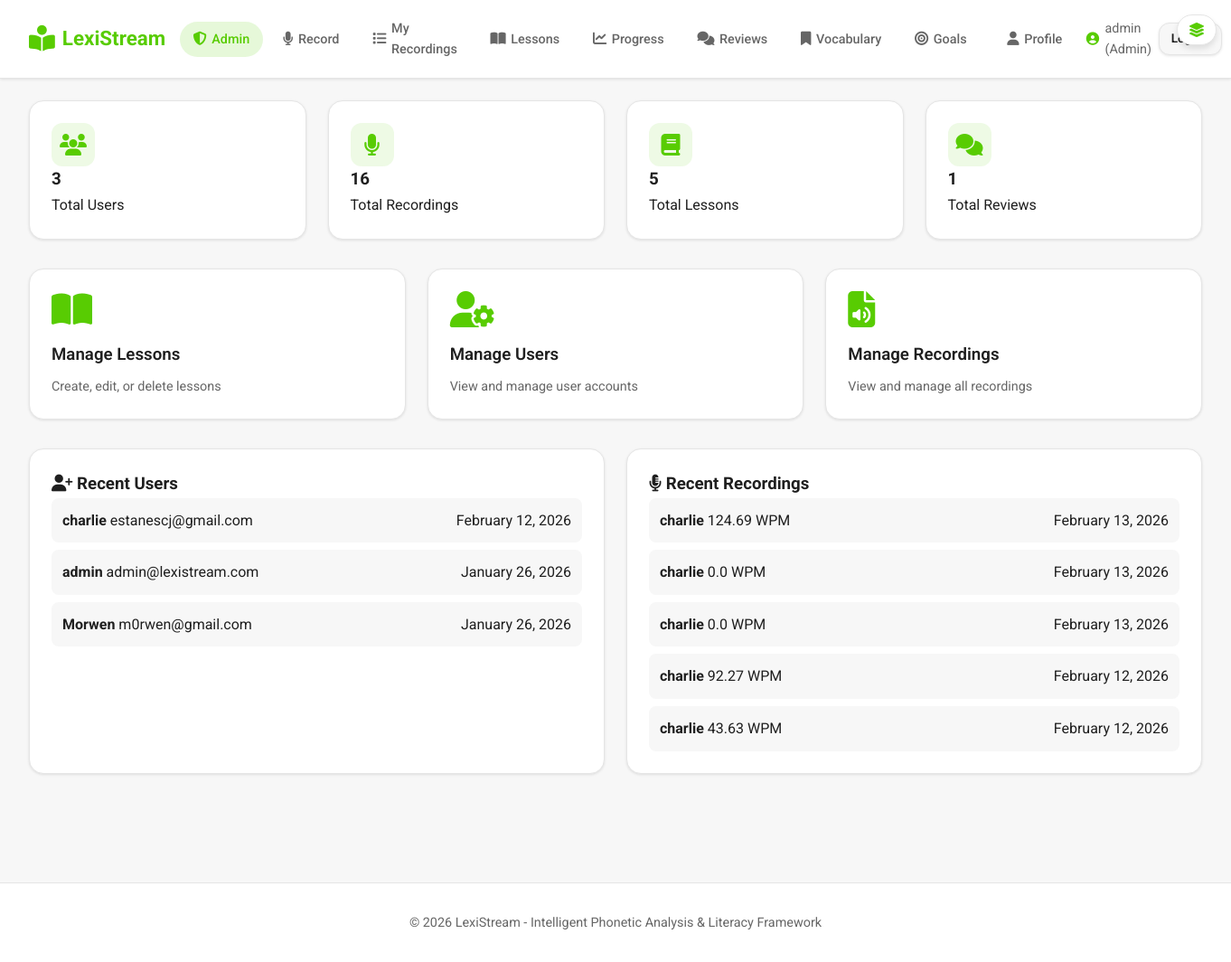
The page /admin/dashboard (signed in) on the database as committed earlier.
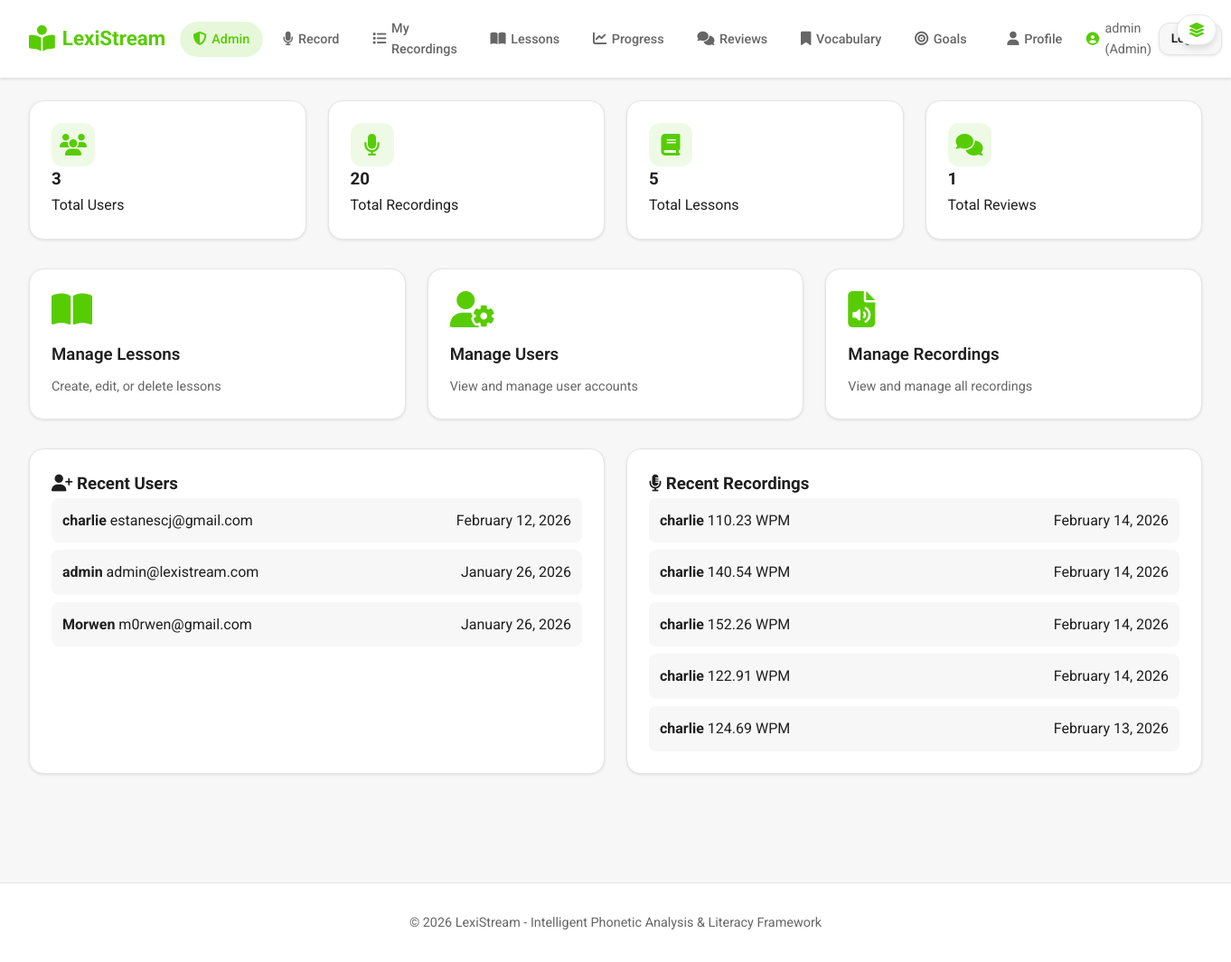
The same page on the database as committed later.
### app.py (models this page shows)
class User(UserMixin, db.Model):
    id = db.Column(db.Integer, primary_key=True)
    username = db.Column(db.String(80), unique=True, nullable=False)
    email = db.Column(db.String(120), unique=True, nullable=False)
    password_hash = db.Column(db.String(255), nullable=False)
    is_admin = db.Column(db.Boolean, default=False, nullable=False)
    display_name = db.Column(db.String(120))
    bio = db.Column(db.Text)
    location = db.Column(db.String(120))
    website = db.Column(db.String(255))
    avatar_url = db.Column(db.String(255))
    role = db.Column(db.String(20), default="user", nullable=False)  # user, teacher, admin
    created_at = db.Column(db.DateTime, default=datetime.utcnow)

class Recording(db.Model):
    id = db.Column(db.Integer, primary_key=True)
    user_id = db.Column(db.Integer, db.ForeignKey('user.id'), nullable=False)
    filename = db.Column(db.String(255), nullable=False)
    transcript = db.Column(db.Text)
    ai_feedback = db.Column(db.Text)  # OpenAI-generated feedback on what user said
    words_per_minute = db.Column(db.Float)
    duration_seconds = db.Column(db.Float)
    created_at = db.Column(db.DateTime, default=datetime.utcnow)
    user = db.relationship('User', backref=db.backref('recordings', lazy=True))

### app.py (the view)
@app.route('/admin/dashboard')
@login_required
@admin_required
def admin_dashboard():
    total_users = User.query.count()
    total_recordings = Recording.query.count()
    total_lessons = Lesson.query.count()
    total_reviews = Review.query.count()
    recent_users = User.query.order_by(User.created_at.desc()).limit(5).all()
    recent_recordings = Recording.query.order_by(Recording.created_at.desc()).limit(5).all()
    return render_template('admin/dashboard.html',
                         total_users=total_users,
                         total_recordings=total_recordings,
                         total_lessons=total_lessons,
                         total_reviews=total_reviews,
                         recent_users=recent_users,
                         recent_recordings=recent_recordings)

### app.py (called while the page is built)
@login_manager.user_loader
def load_user(user_id):
    return User.query.get(int(user_id))

def admin_required(f):
    @wraps(f)
    def decorated_function(*args, **kwargs):
        if not current_user.is_authenticated or not current_user.is_admin:
            flash('Admin access required')
            return redirect(url_for('dashboard'))
        return f(*args, **kwargs)
    return decorated_function

### templates/admin/dashboard.html (shortened to what this page needs)
{% extends "base.html" %}
{% block content %}
<div class="admin-stats-grid">
        <div class="admin-stat-card">
            <div class="stat-icon"><i class="fas fa-users"></i></div>
            <div class="stat-info">
                <h3>{{ total_users }}</h3>
                <p>Total Users</p>
            </div>
        </div>
        <div class="admin-stat-card">
            <div class="stat-icon"><i class="fas fa-microphone"></i></div>
            <div class="stat-info">
                <h3>{{ total_recordings }}</h3>
                <p>Total Recordings</p>
            </div>
        </div>
        <div class="admin-stat-card">
            <div class="stat-icon"><i class="fas fa-book"></i></div>
            <div class="stat-info">
                <h3>{{ total_lessons }}</h3>
                <p>Total Lessons</p>
            </div>
        </div>
        <div class="admin-stat-card">
            <div class="stat-icon"><i class="fas fa-comments"></i></div>
            <div class="stat-info">
                <h3>{{ total_reviews }}</h3>
                <p>Total Reviews</p>
            </div>
        </div>
    </div>
    <div class="action-grid">
        <a href="{{ url_for('admin_lessons') }}" class="action-card">
            <i class="fas fa-book-open"></i>
            <h3>Manage Lessons</h3>
            <p>Create, edit, or delete lessons</p>
        </a>
        <a href="{{ url_for('admin_users') }}" class="action-card">
            <i class="fas fa-user-cog"></i>
            <h3>Manage Users</h3>
            <p>View and manage user accounts</p>
        </a>
        <a href="{{ url_for('admin_recordings') }}" class="action-card">
            <i class="fas fa-file-audio"></i>
            <h3>Manage Recordings</h3>
            <p>View and manage all recordings</p>
        </a>
    </div>
    <div class="recent-section">
        <div class="card">
            <h3><i class="fas fa-user-plus"></i> Recent Users</h3>
            {% if recent_users %}
            <div class="recent-list">
                {% for user in recent_users %}
                <div class="recent-item">
                    <div class="recent-item-info">
                        <strong>{{ user.username }}</strong>
                        <span>{{ user.email }}</span>
                    </div>
                    <span class="recent-date">{{ user.created_at.strftime('%B %d, %Y') }}</span>
                </div>
                {% endfor %}
            </div>
            {% else %}
            <p class="empty-message">No users yet</p>
            {% endif %}
        </div>
        <div class="card">
            <h3><i class="fas fa-microphone-alt"></i> Recent Recordings</h3>
            {% if recent_recordings %}
            <div class="recent-list">
                {% for recording in recent_recordings %}
                <div class="recent-item">
                    <div class="recent-item-info">
                        <strong>{{ recording.user.username }}</strong>
                        <span>{{ recording.words_per_minute }} WPM</span>
                    </div>
                    <span class="recent-date">{{ recording.created_at.strftime('%B %d, %Y') }}</span>
                </div>
                {% endfor %}
            </div>
            {% else %}
            <p class="empty-message">No recordings yet</p>
            {% endif %}
        </div>
    </div>
{% endblock %}

### templates/base.html (shortened to what the changed rows need)
<!DOCTYPE html>
<html lang="en">
<head>
    <link rel="stylesheet" href="{{ url_for('static', filename='css/style.css') }}">
    <link rel="stylesheet" href="https://cdnjs.cloudflare.com/ajax/libs/font-awesome/6.4.0/css/all.min.css">
</head>
<body>
    <header class="navbar">
        <div class="nav-container">
            <div class="nav-right">
                {% if current_user.is_authenticated %}
                <a href="{{ url_for('profile') }}" class="nav-link" style="margin-right: 0.25rem;">
                    <i class="fas fa-user"></i><span>Profile</span>
                </a>
                <span class="nav-user">
                    <i class="fas fa-user-circle"></i>
                    {{ current_user.username }}{% if current_user.is_admin %} (Admin){% endif %}
                </span>
                <a href="{{ url_for('logout') }}" class="btn btn-secondary btn-sm">Logout</a>
                {% else %}
                <a href="{{ url_for('login') }}" class="btn btn-secondary btn-sm">Login</a>
                <a href="{{ url_for('register') }}" class="btn btn-primary btn-sm">Register</a>
                {% endif %}
            </div>
        </div>
    </header>
    <main class="main-content">
        {% block content %}{% endblock %}
    </main>
</body>
</html>

Rows that differ between the two databases and show on the page:
no longer on this page (row unchanged): Recording: user.username "charlie", words_per_minute "0.0", created_at "February 13, 2026"
no longer on this page (row unchanged): Recording: user.username "charlie", words_per_minute "0.0", created_at "February 13, 2026"
no longer on this page (row unchanged): Recording: user.username "charlie", words_per_minute "92.27", created_at "February 12, 2026"
no longer on this page (row unchanged): Recording: user.username "charlie", words_per_minute "43.63", created_at "February 12, 2026"
added Recording: user.username "charlie", words_per_minute "110.23", created_at "February 14, 2026"
added Recording: user.username "charlie", words_per_minute "140.54", created_at "February 14, 2026"
added Recording: user.username "charlie", words_per_minute "152.26", created_at "February 14, 2026"
added Recording: user.username "charlie", words_per_minute "122.91", created_at "February 14, 2026"
Other text that changed with them:
{{ total_recordings }}: "16" → "20"
